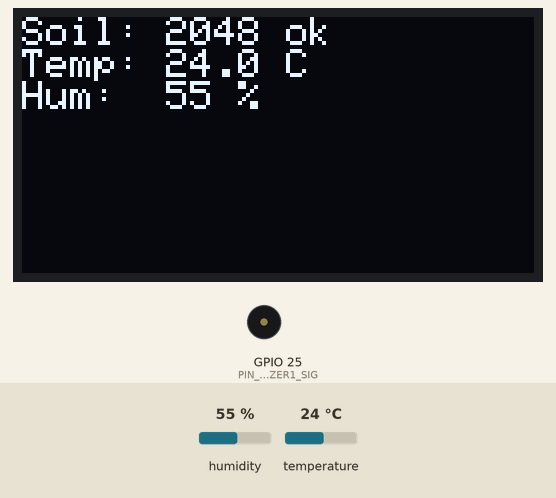
Bench run of a program on a simulated ESP32. On the bench: 128×64 one-colour display, buzzer (waves = sounding, pin HIGH). Inputs (shaded band) come from the test bench; at power-on: humidity 55 %, temperature 24 °C (analog values on the 0–4095 scale). What the program prints to the serial monitor is not drawn.

Above: at 0.1 s.

The program:

main.cpp
```cpp
// Plant monitor (fixture run, spec rev 2): soil moisture, temperature and humidity on an OLED,
// beeps when the soil is dry.
#include <Arduino.h>
#include <Wire.h>
#include <Adafruit_BME280.h>
#include <Adafruit_GFX.h>
#include <Adafruit_SSD1306.h>
#include "pins.h"

const unsigned long READ_INTERVAL_MS = 10UL * 60UL * 1000UL;
const int DRY_THRESHOLD = 2600;  // raw 12-bit ADC; higher = drier. Calibrate in dry and wet soil.

Adafruit_BME280 bme;
Adafruit_SSD1306 display(128, 64, &Wire, -1);
unsigned long lastRead = 0;

void beep(int times) {
  for (int i = 0; i < times; i++) {
    tone(PIN_BUZZER1_SIG, 2000, 150);
    delay(300);
  }
}

void readAndShow() {
  int soil = analogRead(PIN_SOIL1_AOUT);
  float temp = bme.readTemperature();
  float humidity = bme.readHumidity();
  bool dry = soil > DRY_THRESHOLD;

  display.clearDisplay();
  display.setCursor(0, 0);
  display.printf("Soil: %d %s\n", soil, dry ? "DRY" : "ok");
  display.printf("Temp: %.1f C\n", temp);
  display.printf("Hum:  %.0f %%\n", humidity);
  display.display();
  Serial.printf("soil=%d temp=%.1f humidity=%.0f\n", soil, temp, humidity);

  if (dry) {
    beep(3);
  }
}

void setup() {
  Serial.begin(115200);
  Wire.begin(PIN_ENV1_SDA, PIN_ENV1_SCL);  // env1 and oled1 share this I2C bus
  analogReadResolution(12);
  pinMode(PIN_BUZZER1_SIG, OUTPUT);
  if (!bme.begin(0x76, &Wire)) {
    Serial.println("BME280 not found at 0x76");
  }
  if (!display.begin(SSD1306_SWITCHCAPVCC, 0x3C)) {
    Serial.println("SSD1306 not found at 0x3C");
  }
  display.setTextSize(1);
  display.setTextColor(SSD1306_WHITE);
  readAndShow();
  lastRead = millis();
  Serial.println("P2D_READY");
}

void loop() {
  if (millis() - lastRead >= READ_INTERVAL_MS) {
    lastRead = millis();
    readAndShow();
  }
}
```

pins.h
```cpp
#pragma once
// generated from spec.json: do not edit
#define PIN_BUZZER1_SIG 25
#define PIN_ENV1_SCL 22
#define PIN_ENV1_SDA 21
#define PIN_OLED1_SCL 22
#define PIN_OLED1_SDA 21
#define PIN_SOIL1_AOUT 34
```
